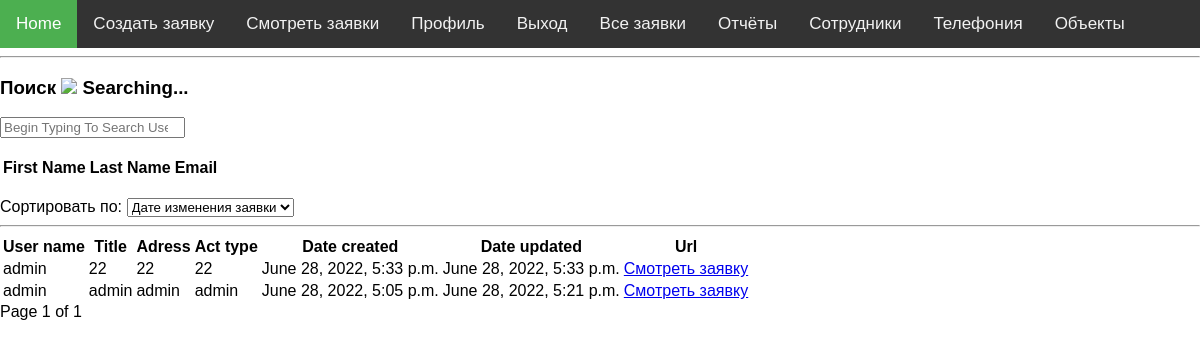
Page /dispatcher/list (signed in) on the earlier database version.
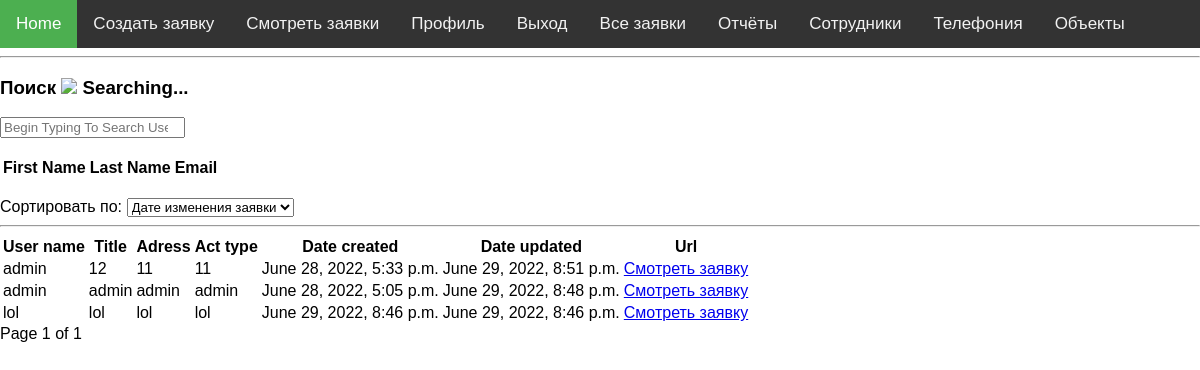
Same page on the later database version.
### dispatcher/models.py (models this page shows, shortened)
class Act(models.Model):
    user = models.ForeignKey(settings.AUTH_USER_MODEL, on_delete=models.CASCADE)
    date_created = models.DateTimeField(default=timezone.now, editable=False)
    date_updated = models.DateTimeField(auto_now=True)
    title = models.CharField(max_length=100)
    adress = models.CharField(max_length=200)
    act_type = models.CharField(max_length=20)
    text = models.TextField()
    image = models.ImageField(null=True, blank=True, upload_to='images/act_images')
    file = models.FileField(null=True, blank=True, upload_to='files/act_files')
    class ActProcesses(models.TextChoices):
        waiting = 'Ожидание принятия заявки'
        accepted = 'Заявки принята'
        returned = 'Заявка возвращена'
    act_processing = models.CharField(max_length=25, choices=ActProcesses.choices, default=ActProcesses.waiting)
    do_until = models.DateTimeField(null=True)

class Account(AbstractBaseUser):
    email = models.EmailField(verbose_name="email", max_length=60, unique=True)
    username = models.CharField(max_length=30, unique=True)
    date_joined = models.DateTimeField(verbose_name='date joined', auto_now_add=True)
    last_login = models.DateTimeField(verbose_name='last login', auto_now=True)
    is_admin = models.BooleanField(default = False)
    is_active = models.BooleanField(default=True)
    is_staff = models.BooleanField(default=False)
    is_superuser = models.BooleanField(default=False)
    class Types(models.TextChoices):
        USER = "USER", "User"
        DISPATCHER = "DISPATCHER", "Dispatcher"
        DEPARTMENT_HEAD = "DEPARTMENT_HEAD", "Department_head"
        EXECUTOR = "EXECUTOR", "Executor"
    base_type = Types.USER
    type = models.CharField(
        _("Type"), max_length=50, choices=Types.choices, default=base_type
    )
    USERNAME_FIELD = 'username'
    REQUIRED_FIELDS = ['email']
    objects = MyAccountManager()
    def __str__(self):
        return self.username

### dispatcher/views.py (the view)
# urls.py: path('dispatcher/list',views.dispatcher_act_list,name='dispatcher-act-list'),
@login_required
def dispatcher_act_list(request):
    if request.user.is_staff == 1:
        queryset = Act.objects.all().order_by('-date_updated')
        paginator = Paginator(queryset, 15)
        page_number = request.GET.get('page')
        page_obj = paginator.get_page(page_number)
        return render(request, 'dispatcher/act_list.html', {'acts':queryset, 'page_obj':page_obj})
    else:
        return render(request, 'dispatcher/no_access.html')

### templates/dispatcher/act_list.html (shortened to what this page needs)
<!DOCTYPE html>
{% extends "dispatcher/base.html" %}
    {% block content %}
<h3>
  Поиск
  <span class="htmx-indicator">
    <img src="/img/bars.svg"/> Searching...
   </span>
</h3>
<input class="form-control" type="search"
       name="search" placeholder="Begin Typing To Search Users..."
       hx-post="/search"
       hx-trigger="keyup changed delay:500ms, search"
       hx-target="#search-results"
       hx-indicator=".htmx-indicator">
       <br>
       <br>
<table class="table">
    <thead>
    <tr>
      <th>First Name</th>
      <th>Last Name</th>
      <th>Email</th>
    </tr>
    </thead>
</table>
<br>
<div>
  <label >Сортировать по:</label>
  <select name="make" hx-get="/models" hx-target="#models" hx-indicator=".htmx-indicator">
    <option value="audi">Дате изменения заявки</option>
  </select>
</div>
 <hr>
<table>
  <thead>
    <tr>
      <th>User name</th>
      <th>Title</th>
      <th>Adress</th>
      <th>Act type</th>
      <th>Date created</th>
      <th>Date updated</th>
      <th>Url</th>
    </tr>
  </thead>
  <tbody>
    {% for obj in page_obj %}
    <tr>
      <td>{{obj.user}}</td>
      <td>{{obj.title}}</td>
      <td>{{obj.adress}}</td>
      <td>{{obj.act_type}}</td>
      <td>{{obj.date_created}}</td>
      <td>{{obj.date_updated}}</td>
      <td><a href="http://127.0.0.1:8000/act/{{obj.id}}">Смотреть заявку</a></td>
    </tr>
    {% endfor %}
  </tbody>
</table>
Page {{ page_obj.number }} of {{ page_obj.paginator.num_pages }}
  {% endblock %}

### templates/dispatcher/base.html (shortened to what this page needs)
<!DOCTYPE html>
{% load static %}
<html>
<head>
</head>
<body>
<div class="topnav">
  <a class="active" href="http://127.0.0.1:8000">Home</a>
  <a href="/act/">Создать заявку</a>
  <a href="/list/">Смотреть заявки</a>
  <a href="/profile/">Профиль</a>
  {% if user.is_authenticated %}<a href="{% url 'dispatcher:logout' %}">Выход</a>
  {% else %}
  <a href="{% url 'dispatcher:register' %}">Регистрация</a>
  <a href="{% url 'dispatcher:login' %}">Вход</a>
  {% endif %}
  <a href="/dispatcher/list">Все заявки</a>
  <a href="">Отчёты</a>
  <a href="{% url 'dispatcher:employees_list' %}">Сотрудники</a>
  <a href="">Телефония</a>
  <a href="">Объекты</a>
</div>
<hr>
{% block content %}
{% endblock %}
</body>
</html>

### templates/dispatcher/base.html (style rules this page uses)
body { margin: 0; font-family: Arial, Helvetica, sans-serif; }
.topnav { overflow: hidden; background-color: #333; }
.topnav a { float: left; color: #f2f2f2; text-align: center; padding: 14px 16px; text-decoration: none; font-size: 17px; }
.topnav a.active { background-color: #4CAF50; color: white; }

Differences in the rows shown:
changed Act: title "22" → "12"; adress "22" → "11"; act_type "22" → "11"; date_updated "June 28, 2022, 5:33 p.m." → "June 29, 2022, 8:51 p.m."
changed Act: date_updated "June 28, 2022, 5:21 p.m." → "June 29, 2022, 8:48 p.m."
added Act: user "lol", title "lol", adress "lol", act_type "lol", date_created "June 29, 2022, 8:46 p.m.", date_updated "June 29, 2022, 8:46 p.m."
